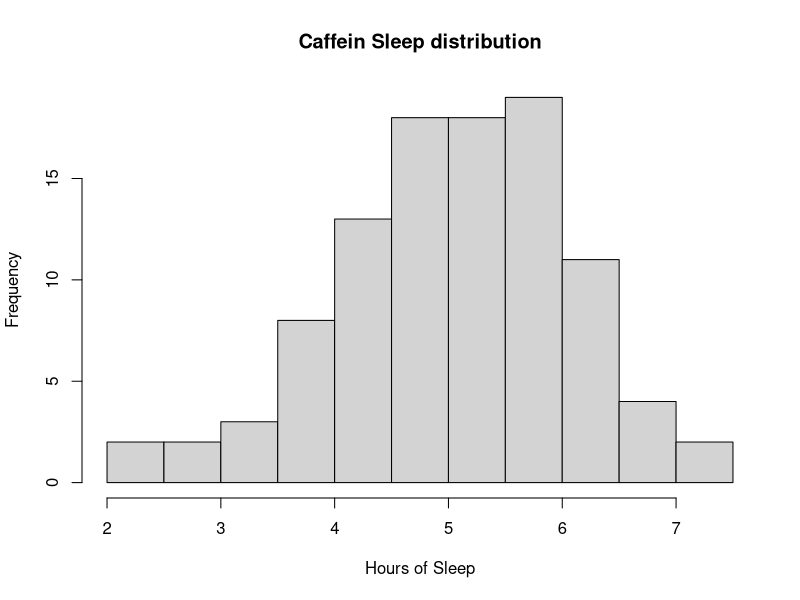
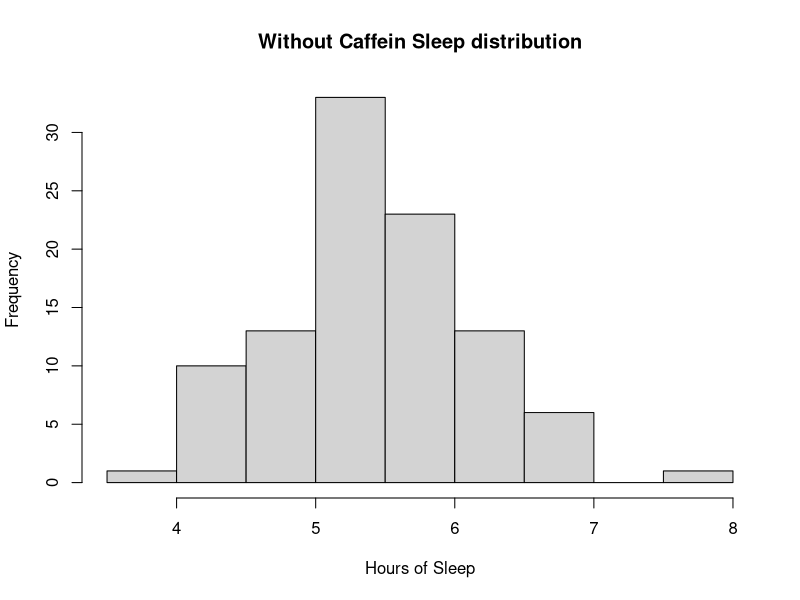

The R source for these figures, in order:
# Set the seed for reproducibility
set.seed(42)

# Generate random data
sample_size <- 100
caffein <- 
rnorm(sample_size, mean = 5, sd = 1)
no_caffein <- rnorm(sample_size, mean = 5.5, sd = 0.8)

# Plot the random distribution
hist(caffein, main = "Caffein Sleep distribution", xlab = "Hours of Sleep", ylab = "Frequency") # nolint
hist(no_caffein, main = "Without Caffein Sleep distribution", xlab = "Hours of Sleep", ylab = "Frequency") # nolint: line_length_linter.


# Perform independent two-sample t-test
test_result <- t.test(caffein, no_caffein)

# Extract p-value
p_value <- test_result$p.value

# Print the p-value
print(p_value)
